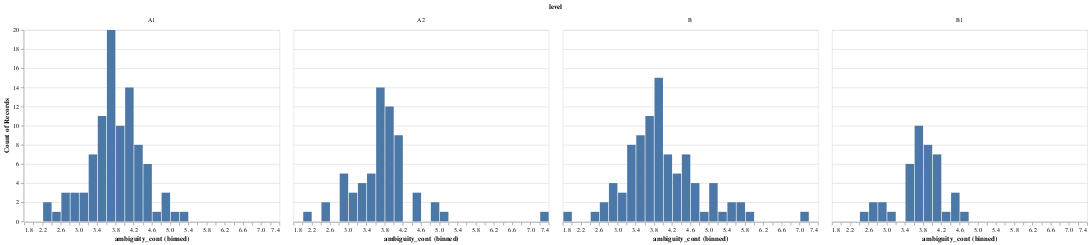

Here is the notebook cell this chart was saved with:
### Code cell
alt.Chart(level_amb_df).mark_bar().encode(x = alt.X('ambiguity_cont', bin = alt.Bin(maxbins = 30)), y = 'count()').facet('level')

### Figure 1 — Vega-Lite specification as saved in the notebook (floating-point values rounded to 4 significant figures; data arrays with more than 128 entries replaced by an {"elided": "..."} marker saying what was removed)
{"$schema": "https://vega.github.io/schema/vega-lite/v4.8.1.json", "config": {"view": {"continuousHeight": 300, "continuousWidth": 400}}, "data": {"name": "data-9860b1dccebe32ea6338bd361bc55bdf"}, "datasets": {"data-9860b1dccebe32ea6338bd361bc55bdf": {"elided": "287 records"}}, "facet": {"field": "level", "type": "nominal"}, "spec": {"encoding": {"x": {"bin": {"maxbins": 30}, "field": "ambiguity_cont", "type": "quantitative"}, "y": {"aggregate": "count", "type": "quantitative"}}, "mark": "bar"}}
